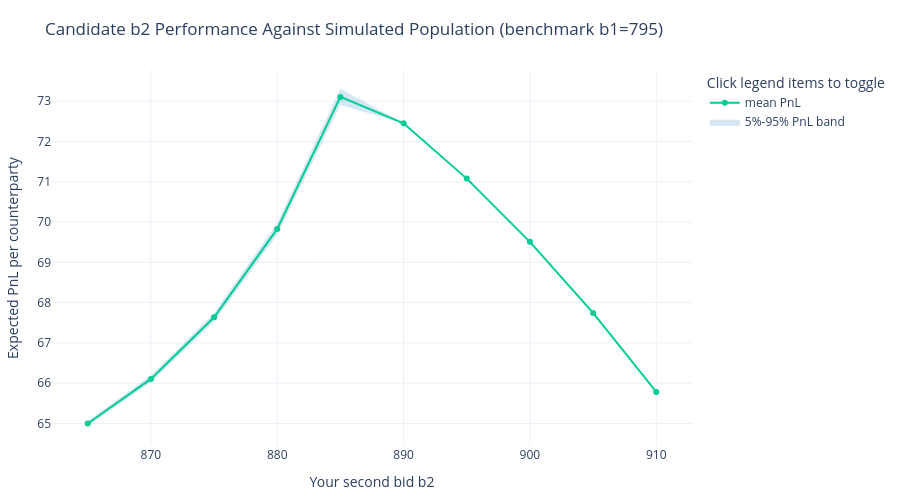
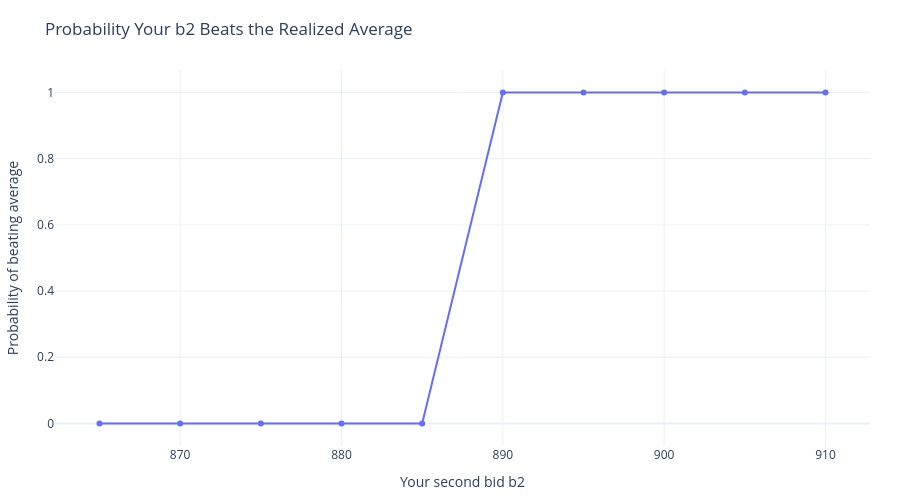

Write notebook code for charts like these, in order.
### Markdown cell above
## 5. Finite-population simulation with 4,100 teams

Now simulate many teams drawing $b_2$ from a proposed population strategy distribution.

For each simulated round:

1. Other teams draw their second bids.
2. We calculate the realized average second bid.
3. We evaluate our candidate bid against that realized average.
4. We repeat many times.

With 4,100 teams, the realized average should be quite stable unless the population strategy is very dispersed.

### Code cell
def sample_from_distribution(values, probs, size, rng):
    values = np.asarray(values)
    probs = np.asarray(probs, dtype=float)
    probs = probs / probs.sum()
    return rng.choice(values, size=size, p=probs)


def simulate_candidate_against_population(
    b1,
    my_b2,
    pop_values,
    pop_probs,
    n_teams=N_TEAMS,
    n_sims=20_000,
    seed=42,
    include_my_bid_in_average=True,
):
    rng = np.random.default_rng(seed)
    avg_samples = np.empty(n_sims)
    pnl_samples = np.empty(n_sims)
    penalty_samples = np.empty(n_sims)
    beats_samples = np.empty(n_sims, dtype=bool)
    other_n = n_teams - 1 if include_my_bid_in_average else n_teams
    for i in range(n_sims):
        other_bids = sample_from_distribution(pop_values, pop_probs, other_n, rng)
        if include_my_bid_in_average:
            avg_b2 = (other_bids.sum() + my_b2) / n_teams
        else:
            avg_b2 = other_bids.mean()
        avg_samples[i] = avg_b2
        penalty_samples[i] = penalty_factor(my_b2, avg_b2)
        beats_samples[i] = my_b2 > avg_b2
        pnl_samples[i] = expected_pnl_per_counterparty(b1, my_b2, avg_b2)
    return pd.DataFrame({
        "avg_b2": avg_samples,
        "my_b2": my_b2,
        "beats_avg": beats_samples,
        "penalty_factor": penalty_samples,
        "pnl": pnl_samples,
    })


# Benchmark population distribution: centered around 885 with some dispersion.
pop_values = np.array([870, 875, 880, 885, 890, 895, 900])
pop_probs = np.array([0.05, 0.10, 0.20, 0.25, 0.20, 0.15, 0.05])

candidate_b2s = np.arange(865, 911, 5)
summary_rows = []
for my_b2 in candidate_b2s:
    sim = simulate_candidate_against_population(
        b1_base, my_b2, pop_values, pop_probs, n_sims=5000, seed=100 + int(my_b2)
    )
    summary_rows.append({
        "my_b2": my_b2,
        "mean_realized_avg": sim["avg_b2"].mean(),
        "std_realized_avg": sim["avg_b2"].std(),
        "prob_beat_avg": sim["beats_avg"].mean(),
        "mean_penalty": sim["penalty_factor"].mean(),
        "mean_pnl": sim["pnl"].mean(),
        "pnl_5pct": sim["pnl"].quantile(0.05),
        "pnl_95pct": sim["pnl"].quantile(0.95),
    })

candidate_summary = pd.DataFrame(summary_rows).sort_values("mean_pnl", ascending=False)
display(candidate_summary)

plot_df = candidate_summary.sort_values("my_b2")
fig = go.Figure()
fig.add_trace(go.Scatter(
    x=plot_df["my_b2"],
    y=plot_df["pnl_95pct"],
    mode="lines",
    line=dict(width=0),
    showlegend=False,
    hoverinfo="skip",
))
fig.add_trace(go.Scatter(
    x=plot_df["my_b2"],
    y=plot_df["pnl_5pct"],
    mode="lines",
    fill="tonexty",
    fillcolor="rgba(31, 119, 180, 0.18)",
    line=dict(width=0),
    name="5%-95% PnL band",
    hovertemplate="b2=%{x:.0f}<br>5pct_pnl=%{y:.4f}<extra></extra>",
))
fig.add_trace(go.Scatter(
    x=plot_df["my_b2"],
    y=plot_df["mean_pnl"],
    mode="lines+markers",
    name="mean PnL",
    customdata=plot_df[["mean_realized_avg", "std_realized_avg", "pnl_5pct", "pnl_95pct"]],
    hovertemplate=(
        "my_b2=%{x:.0f}<br>mean_pnl=%{y:.4f}<br>"
        "mean_realized_avg=%{customdata[0]:.4f}<br>std_realized_avg=%{customdata[1]:.4f}<br>"
        "pnl_5pct=%{customdata[2]:.4f}<br>pnl_95pct=%{customdata[3]:.4f}<extra></extra>"
    ),
))
clean_fig(fig, "Candidate b2 Performance Against Simulated Population (benchmark b1=795)", "Your second bid b2", "Expected PnL per counterparty")
fig.show()

fig = px.line(
    plot_df,
    x="my_b2",
    y="prob_beat_avg",
    markers=True,
    hover_data={"my_b2": ":.0f", "prob_beat_avg": ":.4f", "mean_penalty": ":.4f", "mean_pnl": ":.4f"},
)
clean_fig(fig, "Probability Your b2 Beats the Realized Average", "Your second bid b2", "Probability of beating average")
fig.show()

show_takeaway(
    "The band shows finite-population risk around the same b1=795 benchmark. The joint model below replaces this "
    "hand-chosen population distribution with an endogenous distribution over (b1,b2) pairs."
)

### Figure 1 — Plotly figure (JSON) as saved in the notebook; plotly's stock layout.template omitted (floating-point values rounded to 4 significant figures)
{"data": [{"hoverinfo": "skip", "line": {"width": 0}, "mode": "lines", "showlegend": false, "type": "scatter", "x": [865, 870, 875, 880, 885, 890, 895, 900, 905, 910], "y": [65.06, 66.19, 67.75, 69.98, 73.31, 72.45, 71.08, 69.51, 67.75, 65.78]}, {"fill": "tonexty", "fillcolor": "rgba(31, 119, 180, 0.18)", "hovertemplate": "b2=%{x:.0f}<br>5pct_pnl=%{y:.4f}<extra></extra>", "line": {"width": 0}, "mode": "lines", "name": "5%-95% PnL band", "type": "scatter", "x": [865, 870, 875, 880, 885, 890, 895, 900, 905, 910], "y": [64.94, 66.03, 67.53, 69.68, 72.91, 72.45, 71.08, 69.51, 67.75, 65.78]}, {"customdata": [[885.5, 0.1161, 64.94, 65.06], [885.5, 0.1188, 66.03, 66.19], [885.5, 0.119, 67.53, 67.75], [885.5, 0.1191, 69.68, 69.98], [885.5, 0.1174, 72.91, 73.31], [885.5, 0.1177, 72.45, 72.45], [885.5, 0.1206, 71.08, 71.08], [885.5, 0.1175, 69.51, 69.51], [885.5, 0.1197, 67.75, 67.75], [885.5, 0.1193, 65.78, 65.78]], "hovertemplate": "my_b2=%{x:.0f}<br>mean_pnl=%{y:.4f}<br>mean_realized_avg=%{customdata[0]:.4f}<br>std_realized_avg=%{customdata[1]:.4f}<br>pnl_5pct=%{customdata[2]:.4f}<br>pnl_95pct=%{customdata[3]:.4f}<extra></extra>", "mode": "lines+markers", "name": "mean PnL", "type": "scatter", "x": [865, 870, 875, 880, 885, 890, 895, 900, 905, 910], "y": [65.0, 66.11, 67.64, 69.83, 73.11, 72.45, 71.08, 69.51, 67.75, 65.78]}], "layout": {"height": 500, "hovermode": "x unified", "legend": {"title": {"text": "Click legend items to toggle"}}, "margin": {"b": 50, "l": 50, "r": 30, "t": 70}, "title": {"text": "Candidate b2 Performance Against Simulated Population (benchmark b1=795)"}, "xaxis": {"title": {"text": "Your second bid b2"}}, "yaxis": {"title": {"text": "Expected PnL per counterparty"}}}}

### Figure 2 — Plotly figure (JSON) as saved in the notebook; plotly's stock layout.template omitted (floating-point values rounded to 4 significant figures)
{"data": [{"customdata": [[0.2469, 65.0], [0.3287, 66.11], [0.4507, 67.64], [0.6417, 69.83], [0.9579, 73.11], [1.0, 72.45], [1.0, 71.08], [1.0, 69.51], [1.0, 67.75], [1.0, 65.78]], "hovertemplate": "my_b2=%{x:.0f}<br>prob_beat_avg=%{y:.4f}<br>mean_penalty=%{customdata[0]:.4f}<br>mean_pnl=%{customdata[1]:.4f}<extra></extra>", "legendgroup": "", "line": {"color": "#636efa", "dash": "solid"}, "marker": {"symbol": "circle"}, "mode": "lines+markers", "name": "", "orientation": "v", "showlegend": false, "type": "scatter", "x": [865, 870, 875, 880, 885, 890, 895, 900, 905, 910], "xaxis": "x", "y": [0.0, 0.0, 0.0, 0.0, 0.0, 1.0, 1.0, 1.0, 1.0, 1.0], "yaxis": "y"}], "layout": {"height": 500, "hovermode": "x unified", "legend": {"title": {"text": "Click legend items to toggle"}, "tracegroupgap": 0}, "margin": {"b": 50, "l": 50, "r": 30, "t": 70}, "title": {"text": "Probability Your b2 Beats the Realized Average"}, "xaxis": {"anchor": "y", "domain": [0, 1], "title": {"text": "Your second bid b2"}}, "yaxis": {"anchor": "x", "domain": [0, 1], "title": {"text": "Probability of beating average"}}}}
